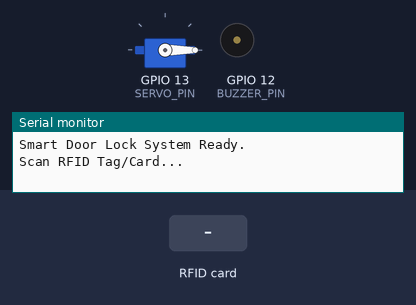
A sketch run on a simulated ESP32. Shown: servo, buzzer (waves = sounding), the last lines printed to the serial monitor. The inputs (shaded band) are chosen by the test bench.

Above: at 1.2 s.
1.3 s: RFID card DE AD BE EF held to the reader
At 2.4 s:
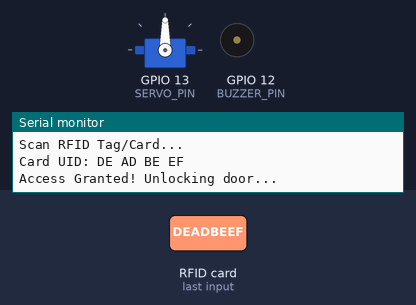
Timing chart, 0 to 7.8 s (numbered marks = the images above; inputs shaded):
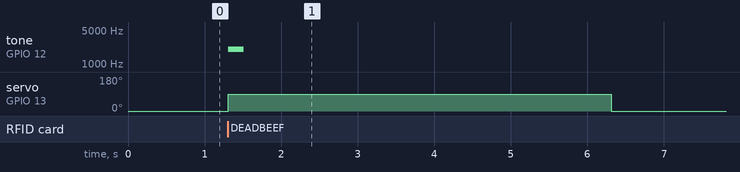

Measured:
- after the input at 1.3 s, tone on GPIO 12 (BUZZER_PIN): silent → 2000 Hz at once, → silent 0.20 s later; servo on GPIO 13 (SERVO_PIN): 0° → 90° at once, → 0° 5.0 s later

The sketch:

code.ino
```cpp
#include <SPI.h>
#include <MFRC522.h>
#include <ESP32Servo.h>

#define SS_PIN 5
#define RST_PIN 22
#define SERVO_PIN 13
#define BUZZER_PIN 12

MFRC522 rfid(SS_PIN, RST_PIN);
Servo lockServo;

// Authorized UID bytes (Replace with your tag's UID)
byte authorizedUID[4] = {0xDE, 0xAD, 0xBE, 0xEF};

void setup() {
  Serial.begin(115200);
  SPI.begin();
  rfid.PCD_Init();

  lockServo.attach(SERVO_PIN);
  lockServo.write(0); // Locked position

  pinMode(BUZZER_PIN, OUTPUT);
  digitalWrite(BUZZER_PIN, LOW);

  Serial.println("Smart Door Lock System Ready.");
  Serial.println("Scan RFID Tag/Card...");
}

void loop() {
  if (!rfid.PICC_IsNewCardPresent() || !rfid.PICC_ReadCardSerial()) {
    return;
  }

  Serial.print("Card UID:");
  bool accessGranted = true;

  for (byte i = 0; i < rfid.uid.size; i++) {
    Serial.print(rfid.uid.uidByte[i] < 0x10 ? " 0" : " ");
    Serial.print(rfid.uid.uidByte[i], HEX);

    if (rfid.uid.uidByte[i] != authorizedUID[i]) {
      accessGranted = false;
    }
  }
  Serial.println();

  if (accessGranted) {
    Serial.println("Access Granted! Unlocking door...");
    tone(BUZZER_PIN, 2000, 200);
    lockServo.write(90); // Unlock position
    delay(5000);         // Keep open for 5 seconds

    Serial.println("Locking door...");
    lockServo.write(0);  // Lock position
  } else {
    Serial.println("Access Denied!");
    for (int i = 0; i < 3; i++) {
      tone(BUZZER_PIN, 1000, 100);
      delay(150);
    }
  }

  rfid.PICC_HaltA();
  rfid.PCD_StopCrypto1();
}
```
